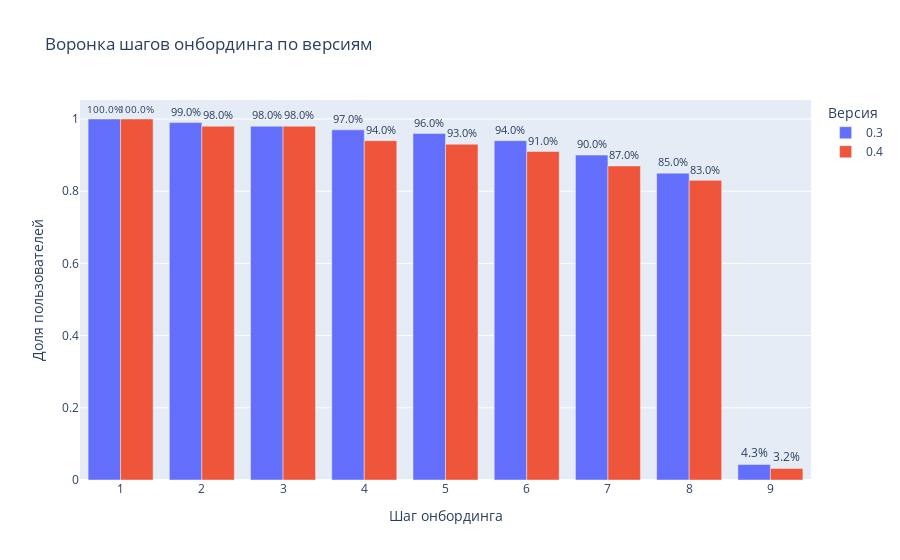

Notebook cell for this chart:
### Code cell
onboarding = pd.read_csv("https://raw.githubusercontent.com/upravitelev/mar231f/main/data/hw_1/onboarding.csv")

onboarding_stat = onboarding.groupby(["version", "step"]).agg(n_users=("user_id", "nunique")).reset_index()

first_step_users = onboarding_stat[onboarding_stat["step"] == 1][["version", "n_users"]].rename(columns={"n_users": "total_users"})
onboarding_stat = onboarding_stat.merge(first_step_users, on="version", how="left")

onboarding_stat["share"] = onboarding_stat["n_users"] / onboarding_stat["total_users"]

onboarding_stat["version"] = onboarding_stat["version"].astype(str)

onboarding_stat["text"] = (onboarding_stat["share"] * 100).round(1).astype(str) + "%"

fig = px.bar(
    onboarding_stat,
    x="step",
    y="share",
    color="version",
    barmode="group",
    text="text",
    title="Воронка шагов онбординга по версиям",
    labels={"step": "Шаг онбординга", "share": "Доля пользователей", "version": "Версия"},
)

fig.update_traces(textposition="outside")

fig.show()

### Figure 1 — Plotly figure (JSON) as saved in the notebook; plotly's stock layout.template omitted (floating-point values rounded to 4 significant figures)
{"data": [{"alignmentgroup": "True", "hovertemplate": "Версия=0.3<br>Шаг онбординга=%{x}<br>Доля пользователей=%{y}<br>text=%{text}<extra></extra>", "legendgroup": "0.3", "marker": {"color": "#636efa", "pattern": {"shape": ""}}, "name": "0.3", "offsetgroup": "0.3", "orientation": "v", "showlegend": true, "text": ["100.0%", "99.0%", "98.0%", "97.0%", "96.0%", "94.0%", "90.0%", "85.0%", "4.3%"], "textposition": "outside", "type": "bar", "x": [1, 2, 3, 4, 5, 6, 7, 8, 9], "xaxis": "x", "y": [1.0, 0.99, 0.98, 0.97, 0.96, 0.94, 0.9, 0.85, 0.04298], "yaxis": "y"}, {"alignmentgroup": "True", "hovertemplate": "Версия=0.4<br>Шаг онбординга=%{x}<br>Доля пользователей=%{y}<br>text=%{text}<extra></extra>", "legendgroup": "0.4", "marker": {"color": "#EF553B", "pattern": {"shape": ""}}, "name": "0.4", "offsetgroup": "0.4", "orientation": "v", "showlegend": true, "text": ["100.0%", "98.0%", "98.0%", "94.0%", "93.0%", "91.0%", "87.0%", "83.0%", "3.2%"], "textposition": "outside", "type": "bar", "x": [1, 2, 3, 4, 5, 6, 7, 8, 9], "xaxis": "x", "y": [1.0, 0.98, 0.98, 0.94, 0.93, 0.91, 0.87, 0.83, 0.03199], "yaxis": "y"}], "layout": {"barmode": "group", "legend": {"title": {"text": "Версия"}, "tracegroupgap": 0}, "title": {"text": "Воронка шагов онбординга по версиям"}, "xaxis": {"anchor": "y", "domain": [0, 1], "title": {"text": "Шаг онбординга"}}, "yaxis": {"anchor": "x", "domain": [0, 1], "title": {"text": "Доля пользователей"}}}}
